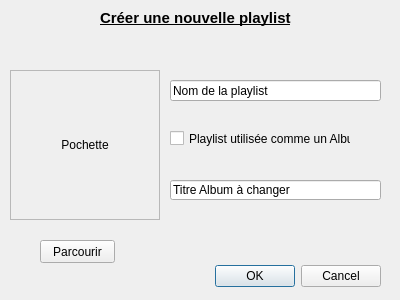
<?xml version="1.0" encoding="UTF-8"?>
<ui version="4.0">
 <class>DialogAjoutPlaylist</class>
 <widget class="QDialog" name="DialogAjoutPlaylist">
  <property name="geometry">
   <rect>
    <x>0</x>
    <y>0</y>
    <width>400</width>
    <height>300</height>
   </rect>
  </property>
  <property name="windowTitle">
   <string>Dialog</string>
  </property>
  <widget class="QDialogButtonBox" name="buttonBox">
   <property name="geometry">
    <rect>
     <x>40</x>
     <y>260</y>
     <width>341</width>
     <height>32</height>
    </rect>
   </property>
   <property name="orientation">
    <enum>Qt::Horizontal</enum>
   </property>
   <property name="standardButtons">
    <set>QDialogButtonBox::Cancel|QDialogButtonBox::Ok</set>
   </property>
  </widget>
  <widget class="QLabel" name="label">
   <property name="geometry">
    <rect>
     <x>100</x>
     <y>10</y>
     <width>281</width>
     <height>16</height>
    </rect>
   </property>
   <property name="font">
    <font>
     <pointsize>11</pointsize>
     <weight>75</weight>
     <italic>false</italic>
     <bold>true</bold>
     <underline>true</underline>
    </font>
   </property>
   <property name="text">
    <string>Créer une nouvelle playlist</string>
   </property>
  </widget>
  <widget class="QLineEdit" name="Titre">
   <property name="geometry">
    <rect>
     <x>170</x>
     <y>80</y>
     <width>211</width>
     <height>21</height>
    </rect>
   </property>
   <property name="text">
    <string>Nom de la playlist</string>
   </property>
  </widget>
  <widget class="QLabel" name="Pochette">
   <property name="geometry">
    <rect>
     <x>10</x>
     <y>70</y>
     <width>150</width>
     <height>150</height>
    </rect>
   </property>
   <property name="frameShape">
    <enum>QFrame::StyledPanel</enum>
   </property>
   <property name="text">
    <string>Pochette</string>
   </property>
   <property name="alignment">
    <set>Qt::AlignCenter</set>
   </property>
  </widget>
  <widget class="QLineEdit" name="AlbumChanger">
   <property name="geometry">
    <rect>
     <x>170</x>
     <y>180</y>
     <width>211</width>
     <height>20</height>
    </rect>
   </property>
   <property name="text">
    <string>Titre Album à changer</string>
   </property>
  </widget>
  <widget class="QPushButton" name="pushButton">
   <property name="geometry">
    <rect>
     <x>40</x>
     <y>240</y>
     <width>75</width>
     <height>23</height>
    </rect>
   </property>
   <property name="text">
    <string>Parcourir</string>
   </property>
  </widget>
  <widget class="QCheckBox" name="PlaylistenAlbum">
   <property name="geometry">
    <rect>
     <x>170</x>
     <y>130</y>
     <width>181</width>
     <height>17</height>
    </rect>
   </property>
   <property name="text">
    <string>Playlist utilisée comme un Album</string>
   </property>
  </widget>
 </widget>
 <resources/>
 <connections>
  <connection>
   <sender>buttonBox</sender>
   <signal>accepted()</signal>
   <receiver>DialogAjoutPlaylist</receiver>
   <slot>accept()</slot>
   <hints>
    <hint type="sourcelabel">
     <x>248</x>
     <y>254</y>
    </hint>
    <hint type="destinationlabel">
     <x>157</x>
     <y>274</y>
    </hint>
   </hints>
  </connection>
  <connection>
   <sender>buttonBox</sender>
   <signal>rejected()</signal>
   <receiver>DialogAjoutPlaylist</receiver>
   <slot>reject()</slot>
   <hints>
    <hint type="sourcelabel">
     <x>316</x>
     <y>260</y>
    </hint>
    <hint type="destinationlabel">
     <x>286</x>
     <y>274</y>
    </hint>
   </hints>
  </connection>
 </connections>
</ui>
